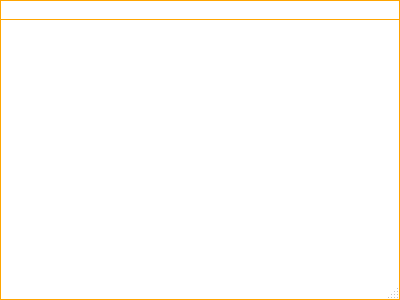
<?xml version="1.0" encoding="UTF-8"?>
<ui version="4.0">
 <class>NMainWindow</class>
 <widget class="QMainWindow" name="NMainWindow">
  <property name="geometry">
   <rect>
    <x>0</x>
    <y>0</y>
    <width>400</width>
    <height>300</height>
   </rect>
  </property>
  <property name="cursor">
   <cursorShape>ArrowCursor</cursorShape>
  </property>
  <property name="windowTitle">
   <string>NMainWindow</string>
  </property>
  <property name="styleSheet">
   <string notr="true">QWidget#titleBar{
	background-color: #FFF;
	border-top: 1px solid orange;
	border-left: 1px solid orange;
	border-right: 1px solid orange;
	color: #000;
}

QDockWidget#headerWidget, QDockWidget#headerWidget::title{
	background-color: #FFF;
	border-top: 1px solid orange;
	border-left: 1px solid orange;
	border-right: 1px solid orange;
	color: #000;	
}

QWidget#centralWidget, QWidget#headerWidgetContents, QStatusBar{
	background-color: #FFF;
	border-left: 1px solid orange;
	border-right: 1px solid orange;
}

QMainWindow::separator {
	background-color: #FFF;
	background: #FFF;
	border-left: 1px solid orange;
	border-right: 1px solid orange;
	height: 0px;
}

QStatusBar{
	border-bottom: 1px solid orange;
}</string>
  </property>
  <widget class="QWidget" name="centralWidget">
   <layout class="QGridLayout" name="gridLayout">
    <property name="leftMargin">
     <number>10</number>
    </property>
    <property name="topMargin">
     <number>0</number>
    </property>
    <property name="rightMargin">
     <number>10</number>
    </property>
    <property name="bottomMargin">
     <number>0</number>
    </property>
    <property name="spacing">
     <number>0</number>
    </property>
   </layout>
  </widget>
  <widget class="QStatusBar" name="statusBar"/>
  <widget class="QDockWidget" name="headerWidget">
   <property name="minimumSize">
    <size>
     <width>36</width>
     <height>35</height>
    </size>
   </property>
   <property name="maximumSize">
    <size>
     <width>524287</width>
     <height>35</height>
    </size>
   </property>
   <property name="features">
    <set>QDockWidget::NoDockWidgetFeatures</set>
   </property>
   <property name="allowedAreas">
    <set>Qt::TopDockWidgetArea</set>
   </property>
   <attribute name="dockWidgetArea">
    <number>4</number>
   </attribute>
   <widget class="QWidget" name="headerWidgetContents">
    <layout class="QGridLayout" name="gridLayout_3">
     <property name="leftMargin">
      <number>0</number>
     </property>
     <property name="topMargin">
      <number>0</number>
     </property>
     <property name="rightMargin">
      <number>0</number>
     </property>
     <property name="bottomMargin">
      <number>0</number>
     </property>
     <property name="spacing">
      <number>0</number>
     </property>
     <item row="0" column="0">
      <widget class="TitleBar" name="titleBar" native="true">
       <property name="minimumSize">
        <size>
         <width>0</width>
         <height>35</height>
        </size>
       </property>
       <property name="maximumSize">
        <size>
         <width>16777215</width>
         <height>35</height>
        </size>
       </property>
      </widget>
     </item>
    </layout>
   </widget>
  </widget>
 </widget>
 <layoutdefault spacing="6" margin="11"/>
 <customwidgets>
  <customwidget>
   <class>TitleBar</class>
   <extends>QWidget</extends>
   <header>titlebar.h</header>
   <container>1</container>
  </customwidget>
 </customwidgets>
 <resources/>
 <connections/>
</ui>
